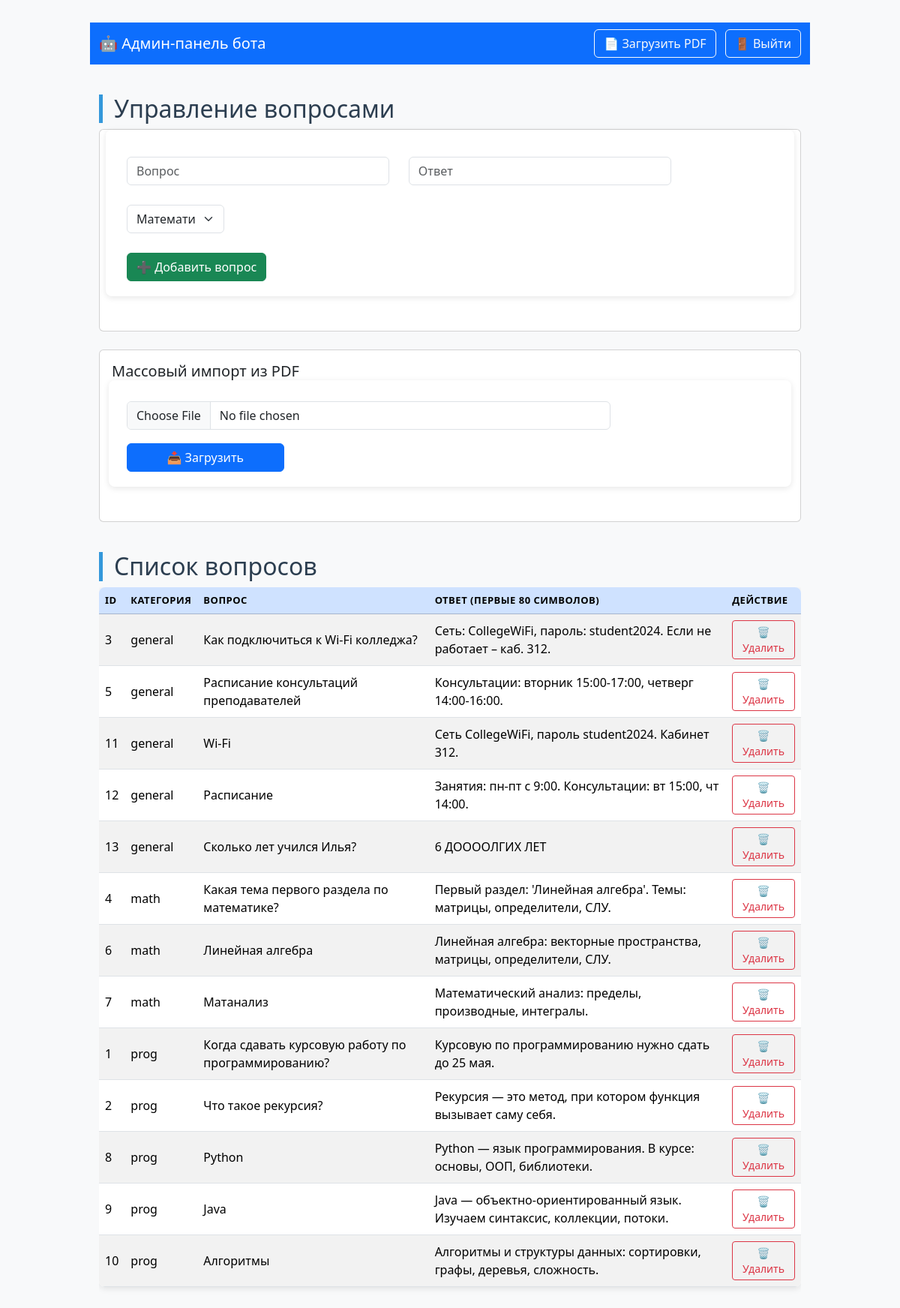
The page / (signed in) on the database its author committed.
### database/models.py (models this page shows)
class Question(Base):
    __tablename__ = 'questions'
    id = Column(Integer, primary_key=True)
    text = Column(String, nullable=False, unique=True)
    answer = Column(String, nullable=False)
    category = Column(String, default='general')   # math, prog, general ...
    subcategory = Column(String, nullable=True)

### webapp/app.py (the view)
@app.route('/')
@login_required
def index():
    session_db = get_session()
    questions = session_db.query(Question).order_by(Question.category, Question.id).all()
    session_db.close()
    return render_template('index.html', questions=questions)

### database/db.py (called while the page is built)
def get_session():
    return SessionLocal()

### webapp/app.py (called while the page is built)
def login_required(f):
    @wraps(f)
    def decorated_function(*args, **kwargs):
        if not session.get('admin_logged_in'):
            return redirect(url_for('login'))
        return f(*args, **kwargs)
    return decorated_function

### webapp/templates/index.html (shortened to what this page needs)
<!DOCTYPE html>
<html>
<head>
    <link href="https://cdn.jsdelivr.net/npm/bootstrap@5.3.3/dist/css/bootstrap.min.css" rel="stylesheet">
    <link rel="stylesheet" href="{{ url_for('static', filename='style.css') }}">
</head>
<body class="bg-light">
    <nav class="navbar navbar-expand-lg navbar-dark bg-primary mb-4">
        <div class="container">
            <span class="navbar-brand">🤖 Админ-панель бота</span>
            <div class="ms-auto">
                <a href="{{ url_for('upload_pdf') }}" class="btn btn-outline-light me-2">📄 Загрузить PDF</a>
                <a href="{{ url_for('logout') }}" class="btn btn-outline-light">🚪 Выйти</a>
            </div>
        </div>
    </nav>
    <div class="container">
        <h2>Управление вопросами</h2>
        <div class="card mb-4">
            <div class="card-body">
                <form action="/add" method="post" class="row g-3">
                    <div class="col-md-5">
                        <input type="text" name="text" class="form-control" placeholder="Вопрос" required>
                    </div>
                    <div class="col-md-5">
                        <input type="text" name="answer" class="form-control" placeholder="Ответ" required>
                    </div>
                    <div class="col-md-2">
                        <select name="category" class="form-select">
                            <option value="math">Математика</option>
                        </select>
                    </div>
                    <div class="col-12">
                        <button type="submit" class="btn btn-success">➕ Добавить вопрос</button>
                    </div>
                </form>
            </div>
        </div>
        <div class="card mb-4">
            <div class="card-body">
                <h5 class="card-title">Массовый импорт из PDF</h5>
                <form action="/upload_pdf" method="post" enctype="multipart/form-data" class="row g-2 align-items-end">
                    <div class="col-md-9">
                        <input class="form-control" type="file" name="pdf_file" accept="application/pdf" required>
                    </div>
                    <div class="col-md-3">
                        <button type="submit" class="btn btn-primary w-100">📥 Загрузить</button>
                    </div>
                </form>
            </div>
        </div>
        <h2>Список вопросов</h2>
        <div class="table-responsive">
            <table class="table table-striped table-hover align-middle">
                <thead class="table-primary">
                    <tr>
                        <th>ID</th>
                        <th>Категория</th>
                        <th>Вопрос</th>
                        <th>Ответ (первые 80 символов)</th>
                        <th>Действие</th>
                    </tr>
                </thead>
                <tbody>
                    {% for q in questions %}
                    <tr>
                        <td>{{ q.id }}</td>
                        <td>{{ q.category }}</td>
                        <td>{{ q.text }}</td>
                        <td>{{ q.answer[:80] }}{% if q.answer|length > 80 %}...{% endif %}</td>
                        <td>
                            <a href="/delete/{{ q.id }}" class="btn btn-sm btn-outline-danger">🗑️ Удалить</a>
                        </td>
                    </tr>
                    {% endfor %}
                </tbody>
            </table>
        </div>
    </div>
</body>
</html>

### webapp/static/style.css (style rules this page uses)
body { font-family: 'Segoe UI', Tahoma, Geneva, Verdana, sans-serif; max-width: 1000px; margin: 30px auto; padding: 0 20px; background: #f5f7fa; color: #2c3e50; }
h2 { margin-top: 40px; color: #2c3e50; border-left: 5px solid #3498db; padding-left: 15px; }
form { background: white; padding: 20px; border-radius: 8px; box-shadow: 0 2px 8px rgba(0,0,0,0.1); display: flex; flex-wrap: wrap; gap: 10px; margin-bottom: 30px; }
form input, form select, form button { padding: 10px 15px; border: 1px solid #ddd; border-radius: 6px; font-size: 14px; outline: none; transition: border-color 0.3s; }
form input[type="text"] { flex: 2 1 200px; }
form select { flex: 1 1 120px; }
form button { background: #3498db; color: white; border: none; cursor: pointer; font-weight: bold; flex: 0 0 auto; transition: background 0.3s; }
table { width: 100%; border-collapse: collapse; background: white; border-radius: 8px; overflow: hidden; box-shadow: 0 2px 8px rgba(0,0,0,0.1); margin-bottom: 30px; }
th, td { padding: 12px 15px; text-align: left; }
th { background: #3498db; color: white; font-weight: 600; text-transform: uppercase; font-size: 13px; letter-spacing: 0.5px; }
tr:nth-child(even) { background: #f2f6fc; }
td a { color: #e74c3c; text-decoration: none; font-weight: bold; padding: 4px 8px; border-radius: 4px; transition: background 0.2s; }

### rows shown on the page
Question: id "3", category "general", text "Как подключиться к Wi-Fi колледжа?", answer "Сеть: CollegeWiFi, пароль: student2024. Если не работает – каб. 312."
Question: id "5", category "general", text "Расписание консультаций преподавателей", answer "Консультации: вторник 15:00-17:00, четверг 14:00-16:00."
Question: id "11", category "general", text "Wi-Fi", answer "Сеть CollegeWiFi, пароль student2024. Кабинет 312."
Question: id "12", category "general", text "Расписание", answer "Занятия: пн-пт с 9:00. Консультации: вт 15:00, чт 14:00."
Question: id "13", category "general", text "Сколько лет учился Илья?", answer "6 ДООООЛГИХ ЛЕТ"
Question: id "4", category "math", text "Какая тема первого раздела по математике?", answer "Первый раздел: 'Линейная алгебра'. Темы: матрицы, определители, СЛУ."
Question: id "6", category "math", text "Линейная алгебра", answer "Линейная алгебра: векторные пространства, матрицы, определители, СЛУ."
Question: id "7", category "math", text "Матанализ", answer "Математический анализ: пределы, производные, интегралы."
Question: id "1", category "prog", text "Когда сдавать курсовую работу по программированию?", answer "Курсовую по программированию нужно сдать до 25 мая."
Question: id "2", category "prog", text "Что такое рекурсия?", answer "Рекурсия — это метод, при котором функция вызывает саму себя."
Question: id "8", category "prog", text "Python", answer "Python — язык программирования. В курсе: основы, ООП, библиотеки."
Question: id "9", category "prog", text "Java", answer "Java — объектно-ориентированный язык. Изучаем синтаксис, коллекции, потоки."
Question: id "10", category "prog", text "Алгоритмы", answer "Алгоритмы и структуры данных: сортировки, графы, деревья, сложность."
